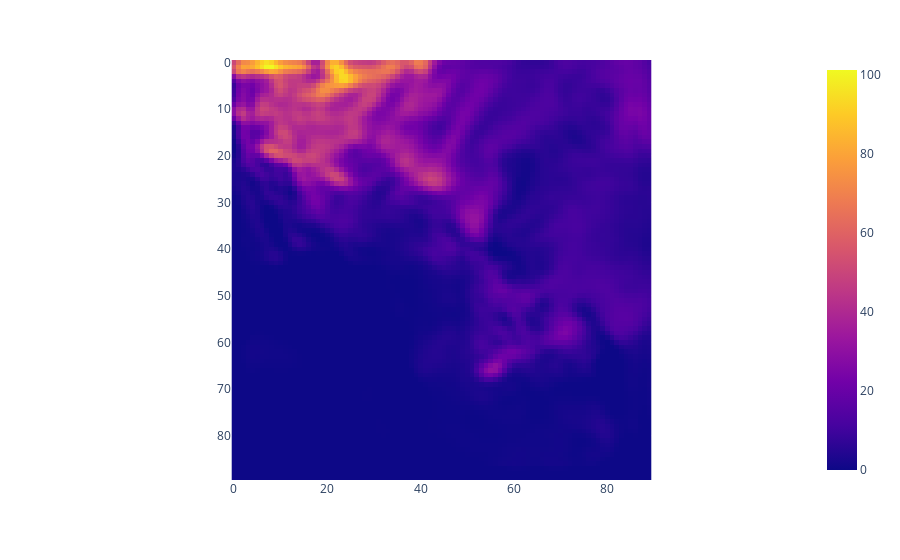

Notebook code cell kept with this figure:
### Code cell
pred, _ = RNN(X.to(device))
pred = pred.cpu().detach().numpy()
fig = px.imshow(pred[0])
fig.show()
plotly.offline.plot(fig, filename=PATH + '/test_predictions.html', image='svg')

### Figure 1 — Plotly figure (JSON) as saved in the notebook; plotly's stock layout.template omitted (floating-point values rounded to 4 significant figures; data arrays with more than 128 entries replaced by an {"elided": "..."} marker saying what was removed)
{"data": [{"coloraxis": "coloraxis", "hovertemplate": "x: %{x}<br>y: %{y}<br>color: %{z}<extra></extra>", "name": "0", "type": "heatmap", "xaxis": "x", "yaxis": "y", "z": {"elided": "90x90 float values"}}], "layout": {"coloraxis": {"colorscale": [[0, "#0d0887"], [0.1111, "#46039f"], [0.2222, "#7201a8"], [0.3333, "#9c179e"], [0.4444, "#bd3786"], [0.5556, "#d8576b"], [0.6667, "#ed7953"], [0.7778, "#fb9f3a"], [0.8889, "#fdca26"], [1, "#f0f921"]]}, "margin": {"t": 60}, "xaxis": {"anchor": "y", "constrain": "domain", "domain": [0, 1], "scaleanchor": "y"}, "yaxis": {"anchor": "x", "autorange": "reversed", "constrain": "domain", "domain": [0, 1]}}}
